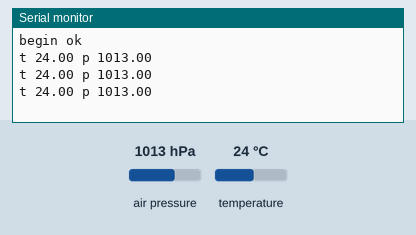
A sketch run on a simulated ESP32. Parts: the last lines printed to the serial monitor. The inputs (shaded band) are chosen by the test bench; at power-on: air pressure 1013 hPa, temperature 24 °C.

Above: at 1.8 s.
1.9 s: air pressure set to 952 hPa
At 2.4 s:
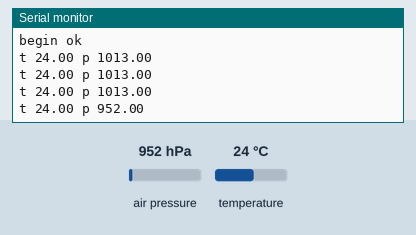
3.4 s: temperature set to 12 °C
At 3.9 s:
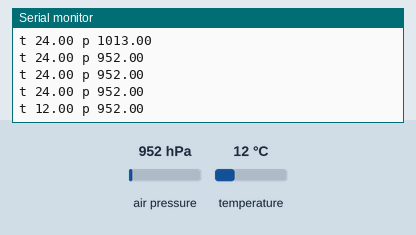
4.9 s: air pressure set to 975 hPa
At 5.4 s:
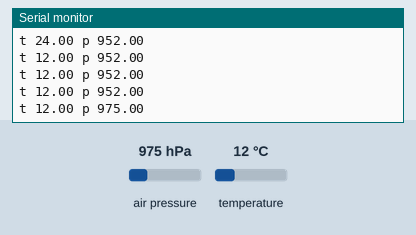
Timing chart, 0 to 7.9 s (numbered marks = the images above; inputs shaded):
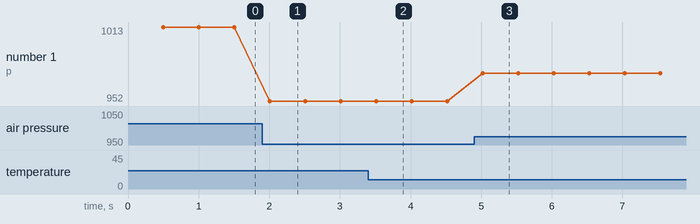

Measured:
- after the input at 1.9 s, the serial monitor: prints a new line after 0.11 s (image 1)
- after the input at 3.4 s, the serial monitor: prints a new line after 0.12 s (image 2)
- after the input at 4.9 s, the serial monitor: prints a new line after 0.12 s (image 3)
- plotted number 1: 1013 → 952 after the input at 1.9 s, 952 → 975 after the input at 4.9 s

The sketch:

bmp280-adafruit.ino
```cpp
// bmp280-adafruit — tests assert: a BMP280 on the ESP32's VSPI (SCK 18, MOSI 23, MISO 19, CS 5)
// under Adafruit BMP280 3.0.0 (hardware SPI). Setup prints "begin ok" (or "begin failed") and sets
// normal mode, T x2, P x16, filter x16, standby 63 ms; then every 500 ms "t <celsius> p <hPa>"
// (2 decimals) at 115200 baud.

#include <SPI.h>
#include <Adafruit_BMP280.h>

Adafruit_BMP280 bmp(5);

void setup() {
  Serial.begin(115200);
  bool ok = bmp.begin();
  Serial.println(ok ? "begin ok" : "begin failed");
  bmp.setSampling(Adafruit_BMP280::MODE_NORMAL, Adafruit_BMP280::SAMPLING_X2, Adafruit_BMP280::SAMPLING_X16,
                  Adafruit_BMP280::FILTER_X16, Adafruit_BMP280::STANDBY_MS_63);
}

void loop() {
  delay(500);
  Serial.printf("t %.2f p %.2f\n", bmp.readTemperature(), bmp.readPressure() / 100.0);
}
```
